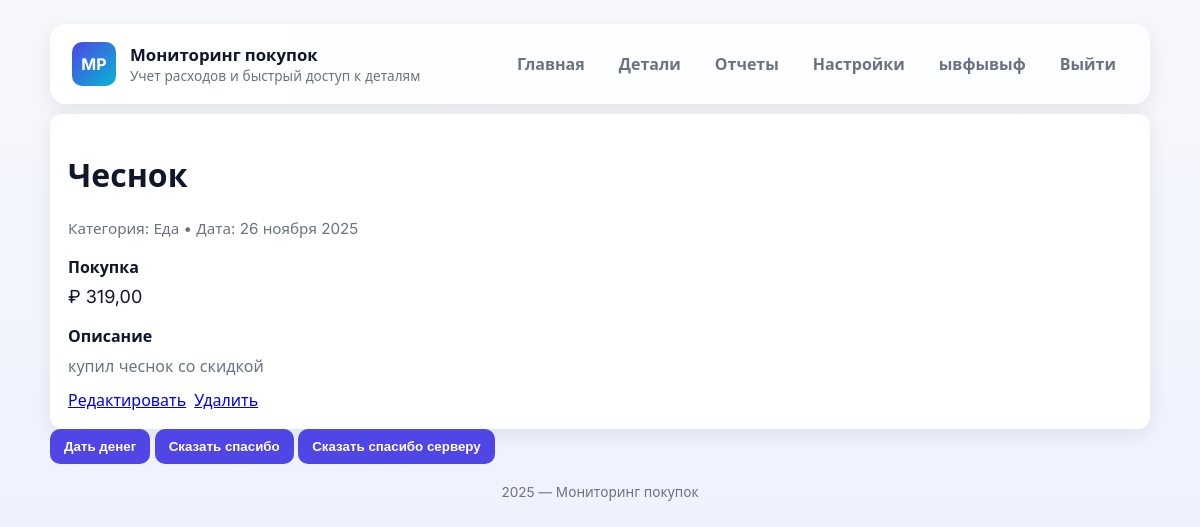
The app's page /detail/4 (signed in) with its own data.
### users/models.py (models this page shows, shortened)
class Profile(models.Model):
    user = models.OneToOneField(User, on_delete=models.CASCADE, related_name='profile')
    first_name = models.CharField(
        max_length=30,
        verbose_name='Имя',
        blank=True
    )
    last_name = models.CharField(
        max_length=30,
        verbose_name='Фамилия',
        blank=True
    )
    class Meta:
        verbose_name = 'Профиль пользователя'
        verbose_name_plural = 'Профили пользователей'

### core/models.py (models this page shows, shortened)
class Purchases(models.Model):
    user = models.ForeignKey(
        User,
        on_delete=models.CASCADE,
        verbose_name='Пользователь',
        related_name='purchases'
    )
    title = models.CharField(
        max_length=200,
        verbose_name='Название товара'
    )
    cost = models.DecimalField(
        max_digits=10,
        decimal_places=2,
        verbose_name='Стоимость'
    )
    buy_date = models.DateField(
        verbose_name='Дата покупки'
    )
    description = models.TextField(
        verbose_name='Описание',
        null=True,
        blank=True
    )
    class Meta:
        verbose_name = 'Покупки'
        verbose_name_plural = 'Покупка'
        ordering = ['-buy_date']

### core/views.py (the view)
# urls.py: path('detail/<int:purchase_id>',  detail_buy, name='detail_buy'),
@login_required
def detail_buy(request, purchase_id):
    purchases = Purchases.objects.get(id=purchase_id)
    context = {
        'purchases': purchases,
    }
    return render(request, 'buy/detail.html', context)

### templates/buy/detail.html
{% extends 'base.html' %}
{% block content %}
        <div class="card">
            <div class="grid">
                <div>
                    <h1>{{ purchases.title }}</h1>
                    <div class="meta">Категория: Еда • Дата: {{ purchases.buy_date|date:"j E Y" }}</div>
                        <section style="margin-top:18px">
                        <h2 style="margin:0 0 8px 0;font-size:1rem">Покупка</h2>
                        <div class="detail-row">
                            <div>₽ {{ purchases.cost }}</div>
                        </div>
                    </section>
                    <section style="margin-top:18px">
                        <h2 style="margin:0 0 8px 0;font-size:1rem">Описание</h2>
                        <p style="margin:0;color:var(--muted)">{{ purchases.description }}</p>
                    </section>
                </div>
                <aside>
                    <div style="margin-top:12px;display:flex;gap:8px">
                        <a href="{% url 'detail_edit' purchases.id %}">Редактировать</a>
                        <a href="{% url 'detail_delete' purchases.id %}">Удалить</a>
                    </div>
                </aside>
            </div>
        </div>
{% endblock %}

### templates/base.html (shortened to what this page needs)
{% load static %}
<!DOCTYPE html>
<html lang="ru">
<head>
    <link rel="stylesheet" href="{% static 'css/style.css' %}">
</head>
<body>
    <div class="container">
        <header class="site-header" role="banner">
            <div class="brand">
                <div class="logo">MP</div>
                <div>
                    <h1>Мониторинг покупок</h1>
                    <div style="font-size:0.85rem;color:var(--muted)">Учет расходов и быстрый доступ к деталям</div>
                </div>
            </div>
            <nav class="menu" role="navigation" aria-label="Главное меню">
                <a href="/">Главная</a>
                <a href="/detail/">Детали</a>
                <a href="#">Отчеты</a>
                <a href="#">Настройки</a>
                {% if request.user.is_authenticated %}
                <a class="right">{{ request.user.profile.first_name }}</a>
                <a class="right" href="{% url 'logout' %}">Выйти</a>
                {% else %}
                <a class="right" href="{% url 'login' %}">Войти</a>
                {% endif %}
            </nav>
        </header>
        {% block content %}
        {% endblock %}
<button id="give">Дать денег</button>
<button id="thx">Сказать спасибо</button>
<button id="server">Сказать спасибо серверу</button>
        <footer class="site-footer">
            2025 — Мониторинг покупок
        </footer>
    </div>
</body>
</html>

### static/css/style.css (style rules this page uses)
:root { --bg: #f6f8fb; --card: #ffffff; --muted: #6b7280; --accent: #4f46e5; --accent-2: #06b6d4; --success: #16a34a; --danger: #ef4444; --shadow: 0 6px 20px rgba(15, 23, 42, 0.08); --radius: 12px; font-family: 'Inter', system-ui, -apple-system, "Segoe UI", Roboto, "Helvetica Neue", Arial; color-scheme: light; }
* { box-sizing: border-box }
html, body { height: 100% }
body { margin: 0; background: linear-gradient(180deg, var(--bg), #eef2ff 70%); padding: 24px; -webkit-font-smoothing: antialiased; -moz-osx-font-smoothing: grayscale; color: #0f172a; }
.container { max-width: 1100px; margin: 0 auto }
header.site-header { display: flex; align-items: center; justify-content: space-between; padding: 18px 22px; background: linear-gradient(90deg, #fff, #fbfdff); border-radius: 16px; box-shadow: var(--shadow); }
.brand { display: flex; align-items: center; gap: 14px }
.logo { width: 44px; height: 44px; border-radius: 10px; display: grid; place-items: center; background: linear-gradient(135deg, var(--accent), var(--accent-2)); color: white; font-weight: 700 }
.brand h1 { margin: 0; font-size: 1.05rem }
nav.menu { display: flex; gap: 10px; align-items: center }
nav.menu a { color: var(--muted); text-decoration: none; padding: 8px 12px; border-radius: 10px; font-weight: 600 }
button { background: var(--accent); border: none; color: white; padding: 10px 14px; border-radius: 10px; font-weight: 700; cursor: pointer }
footer.site-footer { margin-top: 18px; text-align: center; color: var(--muted); font-size: 0.85rem }
.card { background: var(--card); padding: 18px; border-radius: var(--radius); box-shadow: var(--shadow); margin-top: 10px; }
.meta { color: var(--muted); font-size: 0.95rem; margin-bottom: 12px }
.detail-row { display: flex; gap:10px; font-size: large; }
.detail-row:last-child { border-bottom: none }
.right { float: right; }

### records on screen
Purchases: title "Чеснок", buy_date "26 ноября 2025", cost "319,00", description "купил чеснок со скидкой"

### other values on screen
{{ request.user.profile.first_name }} "ывфывыф"
